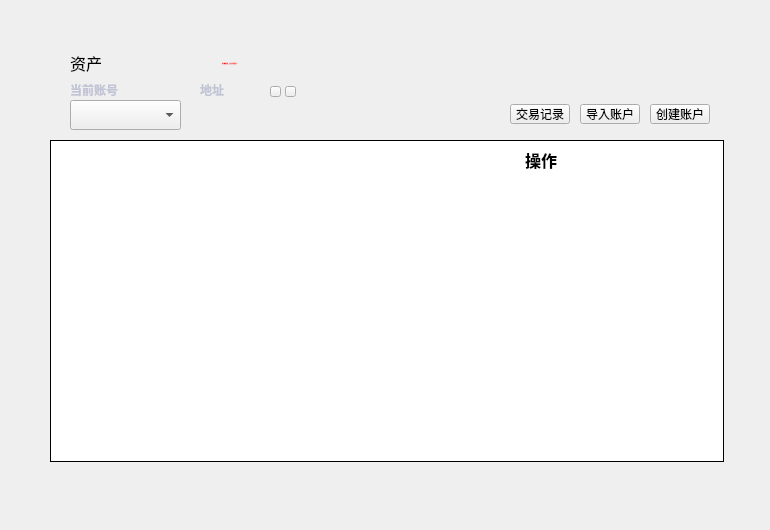
<?xml version="1.0" encoding="UTF-8"?>
<ui version="4.0">
 <class>MainPage</class>
 <widget class="QWidget" name="MainPage">
  <property name="geometry">
   <rect>
    <x>0</x>
    <y>0</y>
    <width>770</width>
    <height>530</height>
   </rect>
  </property>
  <property name="font">
   <font>
    <family>Microsoft YaHei UI Light</family>
    <weight>75</weight>
    <bold>true</bold>
   </font>
  </property>
  <property name="windowTitle">
   <string>Form</string>
  </property>
  <property name="styleSheet">
   <string notr="true"/>
  </property>
  <widget class="QLabel" name="title_label">
   <property name="geometry">
    <rect>
     <x>70</x>
     <y>50</y>
     <width>120</width>
     <height>26</height>
    </rect>
   </property>
   <property name="font">
    <font>
     <family>微软雅黑</family>
     <pointsize>12</pointsize>
     <weight>50</weight>
     <italic>false</italic>
     <bold>false</bold>
    </font>
   </property>
   <property name="styleSheet">
    <string notr="true"/>
   </property>
   <property name="text">
    <string>资产</string>
   </property>
  </widget>
  <widget class="QToolButton" name="addAccountBtn">
   <property name="geometry">
    <rect>
     <x>650</x>
     <y>104</y>
     <width>60</width>
     <height>20</height>
    </rect>
   </property>
   <property name="font">
    <font>
     <family>微软雅黑</family>
     <weight>50</weight>
     <italic>false</italic>
     <bold>false</bold>
    </font>
   </property>
   <property name="cursor">
    <cursorShape>PointingHandCursor</cursorShape>
   </property>
   <property name="focusPolicy">
    <enum>Qt::NoFocus</enum>
   </property>
   <property name="styleSheet">
    <string notr="true"/>
   </property>
   <property name="text">
    <string>创建账户</string>
   </property>
  </widget>
  <widget class="QTableWidget" name="accountTableWidget">
   <property name="geometry">
    <rect>
     <x>50</x>
     <y>140</y>
     <width>674</width>
     <height>322</height>
    </rect>
   </property>
   <property name="cursor" stdset="0">
    <cursorShape>PointingHandCursor</cursorShape>
   </property>
   <property name="layoutDirection">
    <enum>Qt::LeftToRight</enum>
   </property>
   <property name="styleSheet">
    <string notr="true"/>
   </property>
   <property name="frameShape">
    <enum>QFrame::Box</enum>
   </property>
   <property name="frameShadow">
    <enum>QFrame::Plain</enum>
   </property>
   <property name="verticalScrollBarPolicy">
    <enum>Qt::ScrollBarAsNeeded</enum>
   </property>
   <property name="horizontalScrollBarPolicy">
    <enum>Qt::ScrollBarAlwaysOff</enum>
   </property>
   <property name="autoScroll">
    <bool>true</bool>
   </property>
   <property name="editTriggers">
    <set>QAbstractItemView::NoEditTriggers</set>
   </property>
   <property name="selectionMode">
    <enum>QAbstractItemView::NoSelection</enum>
   </property>
   <property name="iconSize">
    <size>
     <width>19</width>
     <height>12</height>
    </size>
   </property>
   <property name="showGrid">
    <bool>true</bool>
   </property>
   <property name="gridStyle">
    <enum>Qt::SolidLine</enum>
   </property>
   <attribute name="horizontalHeaderVisible">
    <bool>false</bool>
   </attribute>
   <attribute name="horizontalHeaderCascadingSectionResizes">
    <bool>false</bool>
   </attribute>
   <attribute name="horizontalHeaderHighlightSections">
    <bool>false</bool>
   </attribute>
   <attribute name="verticalHeaderVisible">
    <bool>false</bool>
   </attribute>
   <attribute name="verticalHeaderHighlightSections">
    <bool>false</bool>
   </attribute>
   <column>
    <property name="text">
     <string>币种</string>
    </property>
    <property name="font">
     <font>
      <family>微软雅黑</family>
     </font>
    </property>
    <property name="textAlignment">
     <set>AlignCenter</set>
    </property>
   </column>
   <column>
    <property name="text">
     <string>余额</string>
    </property>
    <property name="font">
     <font>
      <family>微软雅黑</family>
     </font>
    </property>
    <property name="textAlignment">
     <set>AlignCenter</set>
    </property>
   </column>
   <column>
    <property name="text">
     <string/>
    </property>
   </column>
   <column>
    <property name="text">
     <string/>
    </property>
   </column>
   <column>
    <property name="text">
     <string/>
    </property>
   </column>
   <column>
    <property name="text">
     <string/>
    </property>
   </column>
  </widget>
  <widget class="QToolButton" name="importAccountBtn">
   <property name="geometry">
    <rect>
     <x>580</x>
     <y>104</y>
     <width>60</width>
     <height>20</height>
    </rect>
   </property>
   <property name="font">
    <font>
     <family>微软雅黑</family>
     <weight>50</weight>
     <italic>false</italic>
     <bold>false</bold>
    </font>
   </property>
   <property name="cursor">
    <cursorShape>PointingHandCursor</cursorShape>
   </property>
   <property name="focusPolicy">
    <enum>Qt::NoFocus</enum>
   </property>
   <property name="styleSheet">
    <string notr="true"/>
   </property>
   <property name="text">
    <string>导入账户</string>
   </property>
  </widget>
  <widget class="QToolButton" name="copyBtn">
   <property name="geometry">
    <rect>
     <x>270</x>
     <y>86</y>
     <width>11</width>
     <height>11</height>
    </rect>
   </property>
   <property name="font">
    <font>
     <family>微软雅黑</family>
    </font>
   </property>
   <property name="cursor">
    <cursorShape>PointingHandCursor</cursorShape>
   </property>
   <property name="focusPolicy">
    <enum>Qt::NoFocus</enum>
   </property>
   <property name="text">
    <string/>
   </property>
  </widget>
  <widget class="QComboBox" name="accountComboBox">
   <property name="geometry">
    <rect>
     <x>70</x>
     <y>100</y>
     <width>111</width>
     <height>30</height>
    </rect>
   </property>
   <property name="font">
    <font>
     <family>微软雅黑</family>
     <weight>50</weight>
     <bold>false</bold>
    </font>
   </property>
   <property name="focusPolicy">
    <enum>Qt::NoFocus</enum>
   </property>
   <property name="styleSheet">
    <string notr="true"/>
   </property>
  </widget>
  <widget class="QLabel" name="label">
   <property name="geometry">
    <rect>
     <x>70</x>
     <y>80</y>
     <width>100</width>
     <height>20</height>
    </rect>
   </property>
   <property name="font">
    <font>
     <family>微软雅黑</family>
    </font>
   </property>
   <property name="styleSheet">
    <string notr="true">color: rgb(192, 196, 212);</string>
   </property>
   <property name="text">
    <string>当前账号</string>
   </property>
   <property name="alignment">
    <set>Qt::AlignLeading|Qt::AlignLeft|Qt::AlignVCenter</set>
   </property>
  </widget>
  <widget class="QLabel" name="addressLabel">
   <property name="geometry">
    <rect>
     <x>200</x>
     <y>104</y>
     <width>290</width>
     <height>24</height>
    </rect>
   </property>
   <property name="font">
    <font>
     <family>微软雅黑</family>
     <underline>false</underline>
    </font>
   </property>
   <property name="styleSheet">
    <string notr="true">QLabel{color: rgb(192, 196, 212);}</string>
   </property>
   <property name="text">
    <string/>
   </property>
   <property name="scaledContents">
    <bool>true</bool>
   </property>
   <property name="textInteractionFlags">
    <set>Qt::TextSelectableByMouse</set>
   </property>
  </widget>
  <widget class="QLabel" name="addressLabel2">
   <property name="geometry">
    <rect>
     <x>200</x>
     <y>80</y>
     <width>60</width>
     <height>20</height>
    </rect>
   </property>
   <property name="font">
    <font>
     <family>微软雅黑</family>
    </font>
   </property>
   <property name="styleSheet">
    <string notr="true">color: rgb(192, 196, 212);</string>
   </property>
   <property name="text">
    <string>地址</string>
   </property>
   <property name="alignment">
    <set>Qt::AlignLeading|Qt::AlignLeft|Qt::AlignVCenter</set>
   </property>
  </widget>
  <widget class="QToolButton" name="qrcodeBtn">
   <property name="geometry">
    <rect>
     <x>285</x>
     <y>86</y>
     <width>11</width>
     <height>11</height>
    </rect>
   </property>
   <property name="font">
    <font>
     <family>微软雅黑</family>
    </font>
   </property>
   <property name="cursor">
    <cursorShape>PointingHandCursor</cursorShape>
   </property>
   <property name="focusPolicy">
    <enum>Qt::NoFocus</enum>
   </property>
   <property name="text">
    <string/>
   </property>
  </widget>
  <widget class="QLabel" name="label_op">
   <property name="geometry">
    <rect>
     <x>525</x>
     <y>140</y>
     <width>71</width>
     <height>40</height>
    </rect>
   </property>
   <property name="font">
    <font>
     <family>微软雅黑</family>
     <pointsize>12</pointsize>
    </font>
   </property>
   <property name="text">
    <string>操作</string>
   </property>
  </widget>
  <widget class="QToolButton" name="allTransactionBtn">
   <property name="geometry">
    <rect>
     <x>510</x>
     <y>104</y>
     <width>60</width>
     <height>20</height>
    </rect>
   </property>
   <property name="font">
    <font>
     <family>微软雅黑</family>
     <weight>50</weight>
     <italic>false</italic>
     <bold>false</bold>
    </font>
   </property>
   <property name="cursor">
    <cursorShape>PointingHandCursor</cursorShape>
   </property>
   <property name="focusPolicy">
    <enum>Qt::NoFocus</enum>
   </property>
   <property name="styleSheet">
    <string notr="true"/>
   </property>
   <property name="text">
    <string>交易记录</string>
   </property>
  </widget>
  <widget class="QPushButton" name="backupBtn">
   <property name="geometry">
    <rect>
     <x>130</x>
     <y>53</y>
     <width>200</width>
     <height>20</height>
    </rect>
   </property>
   <property name="font">
    <font>
     <family>微软雅黑</family>
     <pointsize>-1</pointsize>
     <weight>50</weight>
     <italic>false</italic>
     <bold>false</bold>
    </font>
   </property>
   <property name="cursor">
    <cursorShape>PointingHandCursor</cursorShape>
   </property>
   <property name="styleSheet">
    <string notr="true">color: red;
font: 12px &quot;微软雅黑&quot;;
border:none;
background:transparent;</string>
   </property>
   <property name="text">
    <string>钱包数据更新，点击此处重新备份！</string>
   </property>
   <property name="icon">
    <iconset>
     <normaloff>:/ui/wallet_ui/redtip.png</normaloff>:/ui/wallet_ui/redtip.png</iconset>
   </property>
   <property name="autoDefault">
    <bool>false</bool>
   </property>
   <property name="default">
    <bool>false</bool>
   </property>
  </widget>
  <zorder>addressLabel</zorder>
  <zorder>title_label</zorder>
  <zorder>addAccountBtn</zorder>
  <zorder>accountTableWidget</zorder>
  <zorder>importAccountBtn</zorder>
  <zorder>copyBtn</zorder>
  <zorder>accountComboBox</zorder>
  <zorder>label</zorder>
  <zorder>addressLabel2</zorder>
  <zorder>qrcodeBtn</zorder>
  <zorder>label_op</zorder>
  <zorder>allTransactionBtn</zorder>
  <zorder>backupBtn</zorder>
 </widget>
 <resources/>
 <connections/>
</ui>
